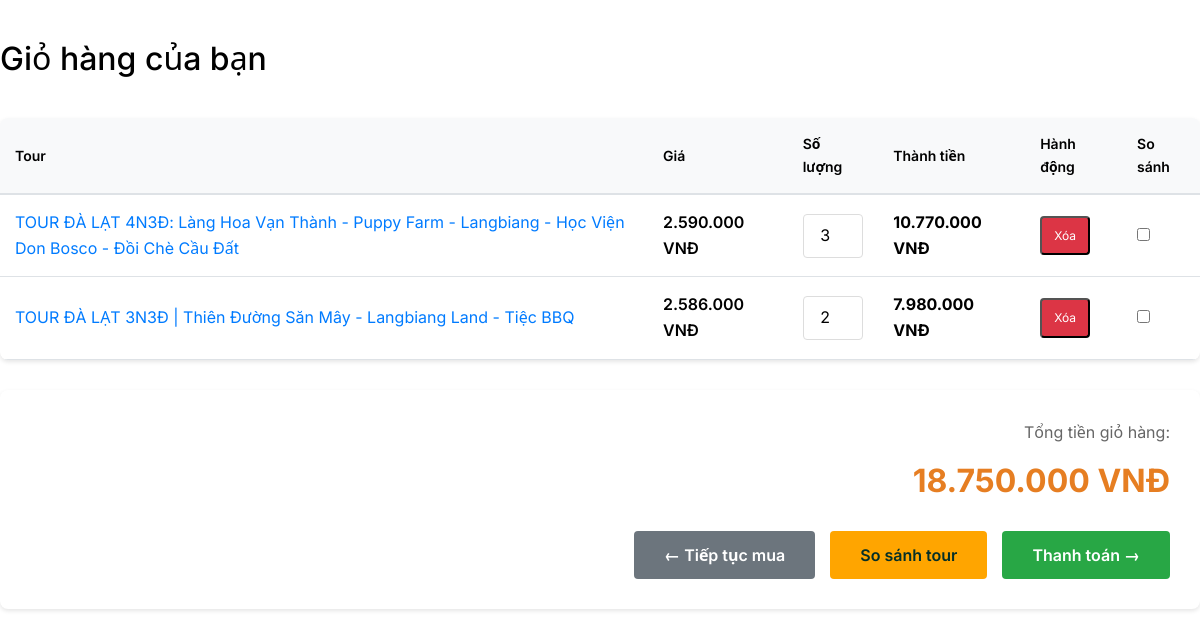
The app's page /frontend/cart.php (signed in) with its own data.
### tables this page shows
CREATE TABLE `orders` (
  `id` int(11) NOT NULL,
  `user_id` int(11) DEFAULT NULL,
  `tour_id` int(11) NOT NULL,
  `order_date` datetime NOT NULL DEFAULT current_timestamp(),
  `quantity` int(11) NOT NULL DEFAULT 1,
  `total_price` decimal(12,2) NOT NULL,
  `status` enum('pending','confirmed','cancelled') NOT NULL DEFAULT 'pending'
);

CREATE TABLE `tours` (
  `id` int(11) NOT NULL,
  `title` varchar(200) NOT NULL,
  `slug` varchar(200) NOT NULL,
  `short_description` text DEFAULT NULL,
  `price` decimal(12,2) NOT NULL,
  `duration_days` int(11) NOT NULL,
  `status` enum('active','inactive') NOT NULL DEFAULT 'active',
  `created_at` datetime NOT NULL DEFAULT current_timestamp(),
  `updated_at` datetime NOT NULL DEFAULT current_timestamp() ON UPDATE current_timestamp(),
  `image` varchar(255) NOT NULL,
  `place_start` varchar(255) NOT NULL,
  `vehicle` varchar(255) NOT NULL,
  `day_start` varchar(255) NOT NULL,
  `host` varchar(255) NOT NULL,
  `long_description` longtext DEFAULT NULL,
  `hotel` text NOT NULL,
  `note` longtext DEFAULT NULL
);

### frontend/cart.php (the view, shortened to what this page needs)
<?php
require_once '../backend/db.php';
require_once '../backend/models/order_model.php';
$tours_in_cart = [];
$total_amount = 0;
if (isset($conn)) {
    $user_id = $_SESSION['user_id'] ?? null;
    $sql = "SELECT o.id, o.quantity, o.total_price, o.status, t.id as tour_id, t.title, t.slug, t.price
            FROM orders o
            JOIN tours t ON o.tour_id = t.id
            WHERE o.status IN ('pending', 'confirmed')";
    if ($user_id) {
        $sql .= " AND o.user_id = ?";
        $stmt = $conn->prepare($sql . " ORDER BY o.order_date DESC");
        $stmt->bind_param("i", $user_id);
    } else {
        $stmt = $conn->prepare($sql . " ORDER BY o.order_date DESC");
    }
    $stmt->execute();
    $result = $stmt->get_result();
    while ($row = $result->fetch_assoc()) {
        $total_amount += $row['total_price'];
        $tours_in_cart[] = $row;
    }
}
?>
<!doctype html>
<html lang="vi">
<head>
    <link href="https://cdn.jsdelivr.net/npm/bootstrap@5.3.3/dist/css/bootstrap.min.css" rel="stylesheet">
    <link rel="stylesheet" href="https://cdn.jsdelivr.net/npm/bootstrap-icons@1.11.3/font/bootstrap-icons.min.css">
    <link rel="stylesheet" href="assets/css/style.css">
</head>
<body>
    <main>
        <div class="container cart-container">
        <div class="cart-header">
            <h1> Giỏ hàng của bạn</h1>
        </div>
        <?php if (empty($tours_in_cart)): ?>
            <div class="empty-cart">
                <div class="empty-cart-icon">🎒</div>
                <p>Giỏ hàng của bạn hiện đang trống</p>
                <a href="products.php" class="btn btn-back">← Quay lại trang Tour</a>
            </div>
        <?php else: ?>
            <table class="cart-table">
                <thead>
                    <tr>
                        <th>Tour</th>
                        <th>Giá</th>
                        <th>Số lượng</th>
                        <th>Thành tiền</th>
                        <th>Hành động</th>
                        <th>So sánh</th>
                    </tr>
                </thead>
                <tbody>
                    <?php foreach ($tours_in_cart as $item): ?>
                    <tr>
                        <td>
                            <a href="product-detail.php?slug=<?php echo htmlspecialchars($item['slug']); ?>">
                                <?php echo htmlspecialchars($item['title']); ?>
                            </a>
                        </td>
                        <td class="item-price"><?php echo number_format($item['price'], 0, ',', '.'); ?> VNĐ</td>
                        <td>
                            <div class="quantity-control">
                                <input type="number" value="<?php echo $item['quantity']; ?>" min="1">
                            </div>
                        </td>
                        <td class="item-subtotal"><?php echo number_format($item['total_price'], 0, ',', '.'); ?> VNĐ</td>
                        <td>
                            <form method="POST" action="../backend/actions/tour/delete_order.php" style="display: inline;">
                                <button type="submit" class="btn-remove" onclick="return confirm('Bạn có chắc chắn muốn xóa đơn hàng này?')">Xóa</button>
                            </form>
                        </td>
                        <td>
                            <input type="checkbox" class="compare-checkbox"
                                value="<?php echo $item['tour_id']; ?>">
                        </td>
                    </tr>
                    <?php endforeach; ?>
                </tbody>
            </table>
            <div class="cart-summary">
                <div class="total-label">Tổng tiền giỏ hàng:</div>
                <div class="total-amount"><?php echo number_format($total_amount, 0, ',', '.'); ?> VNĐ</div>
                <div class="cart-actions">
                    <a href="products.php" class="btn btn-back">← Tiếp tục mua</a>
                    <button type="button" class="btn btn-primary" onclick="goCompare()">
                        So sánh tour
                    </button>
                    <a href="checkout.php" class="btn btn-checkout">Thanh toán →</a>
                </div>
            </div>
        <?php endif; ?>
        </div>
    </main>
</body>
</html>

### frontend/assets/css/style.css (style rules this page uses)
:root { --bg: white; --panel: #102825; --muted: #9acfc3; --accent: orange; --white: black; --glass: rgba(255, 255, 255, 0.05); }
* { box-sizing: border-box; }
html, body { height: 100%; margin: 0; }
body { font-family: 'Inter', 'Segoe UI', 'Roboto', 'Helvetica Neue', Arial, sans-serif; background: var(--bg); color: var(--white); line-height: 1.6; min-height: 100vh; display: flex; flex-direction: column; }
.container { width: 100%; max-width: 1400px; margin: 0 auto; padding: 0 20px; flex: 1; min-height: 80%; }
.btn { display: inline-block; padding: 10px 14px; border-radius: 8px; background: var(--accent); color: #042f27; font-weight: 600; text-decoration: none; border: none; cursor: pointer; transition: 0.3s; }

### frontend/cart.php (style rules this page uses)
.cart-container { padding: 40px 0; }
.cart-header { margin-bottom: 40px; }
.cart-header h1 { font-size: 32px; margin-bottom: 10px; color: #000; }
.cart-table { width: 100%; border-collapse: collapse; background: white; border-radius: 8px; overflow: hidden; box-shadow: 0 2px 4px rgba(0,0,0,0.1); margin-bottom: 30px; }
.cart-table thead { background-color: #f8f9fa; border-bottom: 2px solid #dee2e6; }
.cart-table th { padding: 15px; text-align: left; font-weight: 600; color: #000; font-size: 14px; }
.cart-table td { padding: 15px; border-bottom: 1px solid #dee2e6; color: #000; }
.cart-table a { color: #007bff; text-decoration: none; }
.item-price { font-weight: 600; color: #000; }
.item-subtotal { font-weight: 700; color: #e67e22; font-size: 16px; }
.quantity-control { display: flex; align-items: center; gap: 10px; }
.quantity-control input { width: 60px; padding: 8px; border: 1px solid #ddd; border-radius: 4px; text-align: center; }
.btn-remove { display: inline-block; padding: 8px 12px; background-color: #dc3545; color: white; text-decoration: none; border-radius: 4px; font-size: 12px; cursor: pointer; transition: background-color 0.3s; }
.cart-summary { background: white; padding: 30px; border-radius: 8px; box-shadow: 0 2px 4px rgba(0,0,0,0.1); text-align: right; margin-bottom: 30px; }
.cart-summary .total-label { font-size: 16px; color: #666; margin-bottom: 10px; }
.cart-summary .total-amount { font-size: 32px; font-weight: bold; color: #e67e22; margin-bottom: 25px; }
.cart-actions { display: flex; gap: 15px; justify-content: flex-end; flex-wrap: wrap; }
.btn { padding: 12px 30px; border: none; border-radius: 4px; font-size: 16px; font-weight: 600; cursor: pointer; text-decoration: none; transition: background-color 0.3s; display: inline-block; }
.btn-checkout { background-color: #28a745; color: white; }
.btn-back { background-color: #6c757d; color: white; }

### records on screen
orders: tour.title "TOUR ĐÀ LẠT 4N3Đ: Làng Hoa Vạn Thành - Puppy Farm - Langbiang - Học Viện Don Bosco - Đồi Chè Cầu Đất", tour.price "2.590.000", quantity "3", total_price "10.770.000"
orders: tour.title "TOUR ĐÀ LẠT 3N3Đ | Thiên Đường Săn Mây - Langbiang Land - Tiệc BBQ", tour.price "2.586.000", quantity "2", total_price "7.980.000"

### other values on screen
$total_amount "18.750.000"
